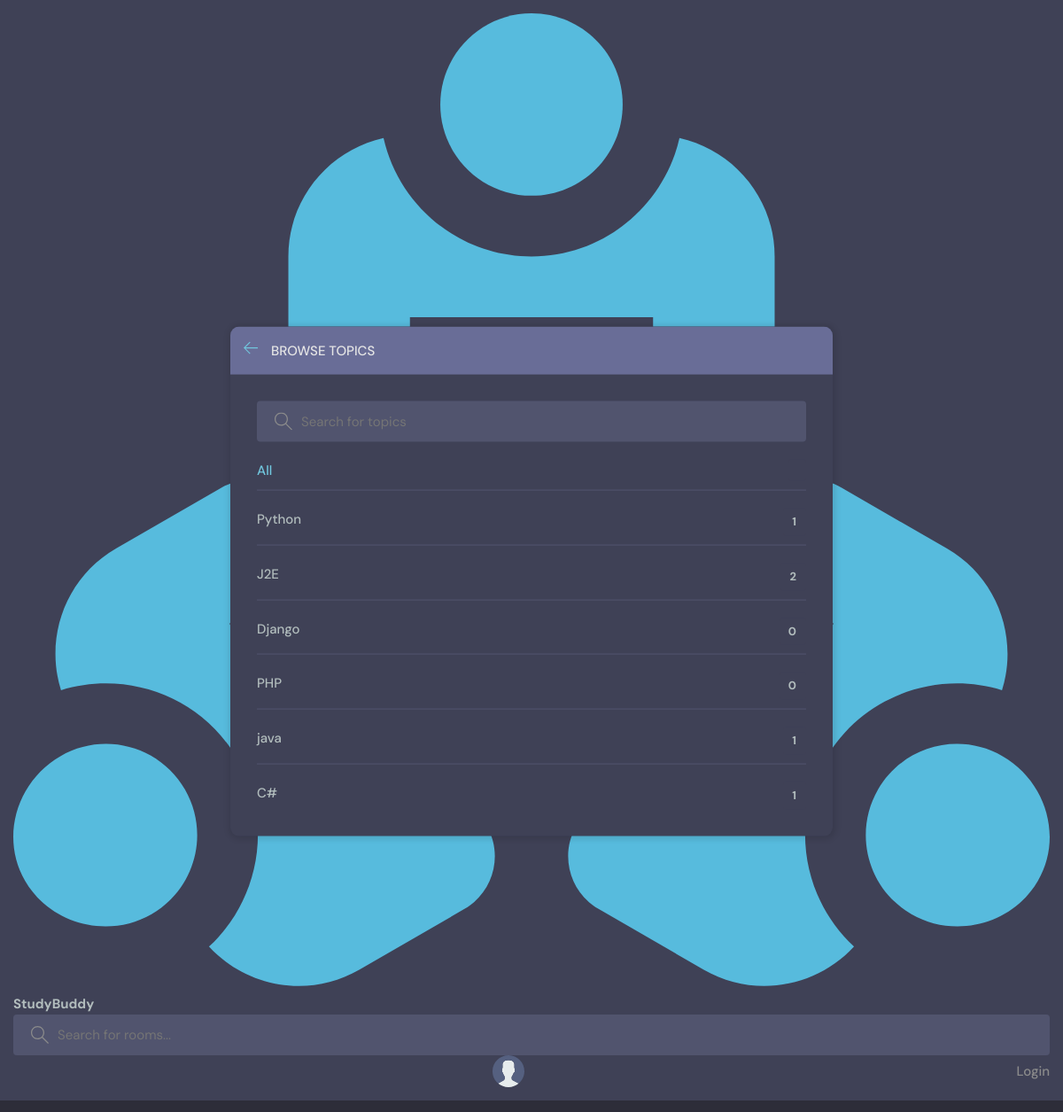
Page /topics/ on the committed database.
### base/models.py (models this page shows, shortened)
class Topic(models.Model):
    name = models.CharField(max_length=200)

### base/views.py (the view)
# urls.py: path('topics/', views.topicsPage, name="topics"),
def topicsPage(request):
    q = request.GET.get('q') if request.GET.get('q') != None else ''
    topics = Topic.objects.filter(name__icontains=q)
    return render(request, 'base/topics.html', {'topics': topics})

### base/templates/base/topics.html (shortened to what this page needs)
{% extends 'main.html' %}
{% block content %}
    <main class="create-room layout">
      <div class="container">
        <div class="layout__box">
          <div class="layout__boxHeader">
            <div class="layout__boxTitle">
              <a href="{% url 'home' %}">
                <svg version="1.1" xmlns="http://www.w3.org/2000/svg" width="32" height="32" viewBox="0 0 32 32">
                  <title>arrow-left</title>
                  <path
                    d="M13.723 2.286l-13.723 13.714 13.719 13.714 1.616-1.611-10.96-10.96h27.625v-2.286h-27.625l10.965-10.965-1.616-1.607z"
                  ></path>
                </svg>
              </a>
              <h3>Browse Topics</h3>
            </div>
          </div>
          <div class="topics-page layout__body">
            <form action="" method="GET" class="header__search">
              <label>
                <input name="q" placeholder="Search for topics" />
              </label>
            </form>
            <ul class="topics__list">
              <li>
                <a href="{% url 'topics' %}" class="active">All <span>{{topics.sount}}</span></a>
              </li>
              {% for topic in topics %}
              <li>
                <a href="{% url 'home' %}?q={{topic.name}}">{{topic.name}}<span>{{topic.room_set.all.count}}</span></a>
              </li>
              {% endfor %}
            </ul>
          </div>
        </div>
      </div>
    </main>
 {% endblock content %}

### static/styles/style.css (style rules this page uses)
:root { --color-main: #71c6dd; --color-main-light: #e1f6fb; --color-dark: #3f4156; --color-dark-medium: #51546e; --color-dark-light: #696d97; --color-light: #e5e5e5; --color-gray: #8b8b8b; --color-light-gray: #b2bdbd; --color-bg: #2d2d39; --color-success: #5dd693; --color-error: #fc4b0b; }
* { font-family: "DM Sans", -apple-system, BlinkMacSystemFont, "Segoe UI", Roboto, Oxygen, Ubuntu, Cantarell, "Open Sans", "Helvetica Neue", sans-serif; margin: 0; padding: 0; box-sizing: border-box; text-rendering: optimizeLegibility; font-size: inherit; }
html { font-size: 56.25%; }
@media only screen and (min-width: 1200px) { html { font-size: 62.5%; } }
body { line-height: 1.6; font-weight: 400; font-size: 1.5rem; color: var(--color-light-gray); background-color: var(--color-bg); min-height: 100vh; }
a { display: inline-block; color: var(--color-main); text-decoration: none; }
.container { max-width: 120rem; width: 90%; margin: auto; }
.header__search > label { background-color: var(--color-dark-medium); padding: 1.3rem 1rem; display: flex; align-items: center; gap: 1rem; border-radius: 4px; }
.header__search svg { fill: var(--color-gray); width: 2rem; height: 2rem; margin-left: 1rem; }
.header__search input { width: 30rem; background: transparent; border: none; outline: none; color: var(--color-light); }
.layout { margin-top: 2.4rem; }
.layout > .container { display: flex; justify-content: space-between; align-items: flex-start; }
.layout__box { width: 90%; max-width: 48rem; min-height: 40rem; position: absolute; top: 50%; left: 50%; transform: translate(-50%, -46%); background-color: var(--color-dark); border-radius: 1rem; box-shadow: 1px 1px 6px 3px rgba(0, 0, 0, 0.1); overflow: hidden; }
.layout__boxHeader { display: flex; padding: 1.5rem; background-color: var(--color-dark-light); }
.layout__boxTitle { display: flex; gap: 1.5rem; align-items: center; }
.layout__boxTitle h3 { text-transform: uppercase; font-weight: 500; color: var(--color-light); }
.layout__boxTitle svg { width: 1.6rem; height: 1.6rem; fill: var(--color-main); }
.layout__body { margin: 3rem; }
.topics__list { list-style: none; }
.topics__list li a { display: flex; justify-content: space-between; margin-bottom: 3rem; font-weight: 500; color: var(--color-light-gray); transition: all 0.3s ease-in-out; }
.topics__list li a.active, .topics__list li a:hover { color: var(--color-main); }
.topics__list li a span { padding: 0.5rem 1rem; background-color: var(--color-dark); border-radius: 3px; font-size: 1.3rem; font-weight: 700; letter-spacing: 1px; }
.topics-page .topics__list li:not(:last-child) a { margin: 2rem 0; padding-bottom: 1rem; text-decoration: none; border-bottom: 1px solid var(--color-dark-medium); }
.topics-page .header__search { display: block; }
.create-room.layout .layout__box { max-width: 68rem; }

### rows in the picture
Topic: name "Python", room_set.all.count "1"
Topic: name "J2E", room_set.all.count "2"
Topic: name "Django", room_set.all.count "0"
Topic: name "PHP", room_set.all.count "0"
Topic: name "java", room_set.all.count "1"
Topic: name "C#", room_set.all.count "1"
